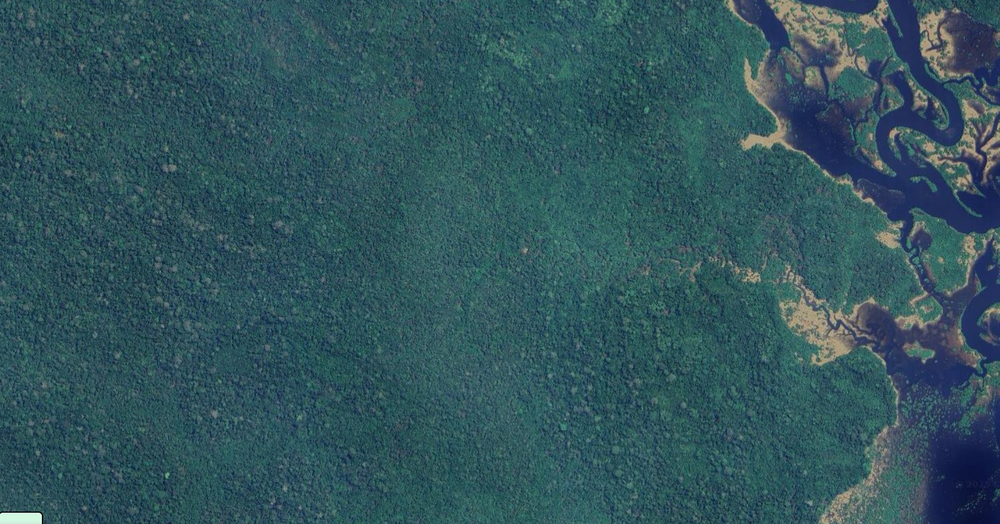
#> input picture imagens/Captura de tela 2025-05-29 094059.png, 1000 x 524 px, shrunk from 1766 x 926 before the run; its folder holds only this picture in this run
$ python main.py
#> lines starting #> are read from the running program, lines starting #| are printed output that depends on the picture; after the words box and inside, x2 and y2 are one past the last pixel; in counts of white or black regions, pixels touching at a corner belong together
import cv2
import numpy as np
import os
from concurrent.futures import ProcessPoolExecutor

PASTA_IMAGENS = "imagens"
PASTA_RESULTADOS = "resultados_agua"
os.makedirs(PASTA_RESULTADOS, exist_ok=True)

# Faixas HSV para tons de azul (comuns em água)
AZUL_BAIXO = np.array([90, 50, 50])
AZUL_ALTO = np.array([130, 255, 255])

def detectar_agua_azul(imagem_path):
    imagem_bgr = cv2.imread(imagem_path)
#> imagem_bgr is the input picture: shape (524, 1000, 3); mean B, G, R 92.4, 84.7, 50.2
    if imagem_bgr is None:
        print(f"[ERRO] Imagem inválida: {imagem_path}")
        return 0

    imagem_hsv = cv2.cvtColor(imagem_bgr, cv2.COLOR_BGR2HSV)
#> imagem_hsv: shape (524, 1000, 3); mean H, S, V 93.9, 123.5, 93.5

    # Máscara para tons de azul
    mascara_agua = cv2.inRange(imagem_hsv, AZUL_BAIXO, AZUL_ALTO)
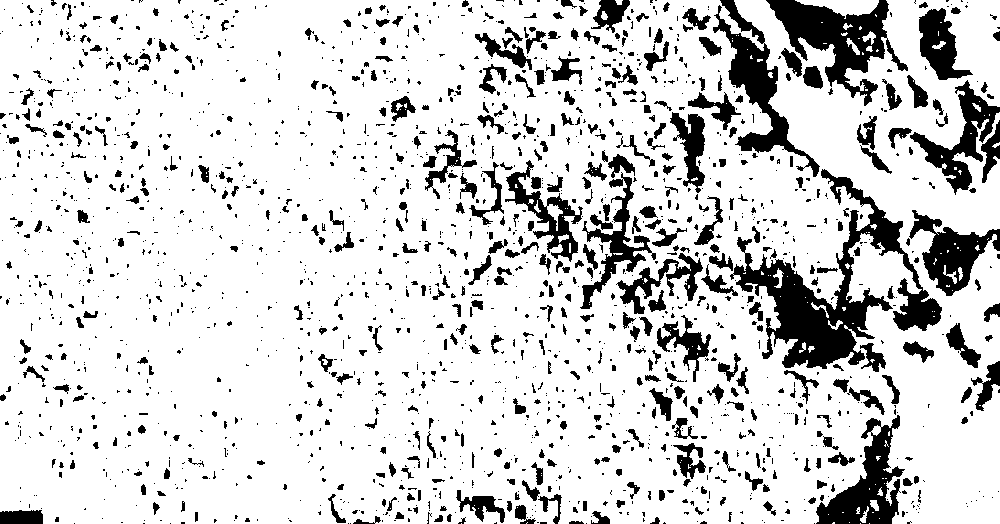
#> mascara_agua: shape (524, 1000); 83.7% white; 1956 black regions (1448 under 20 px), largest, box (x1, y1, x2, y2) and area: (730, 169, 942, 369) 11598, (766, 0, 908, 106) 5616, (713, 0, 820, 177) 4398

    total_agua = cv2.countNonZero(mascara_agua)
#> total_agua = 438400

    # Destacar as áreas de água
    resultado = cv2.bitwise_and(imagem_bgr, imagem_bgr, mask=mascara_agua)
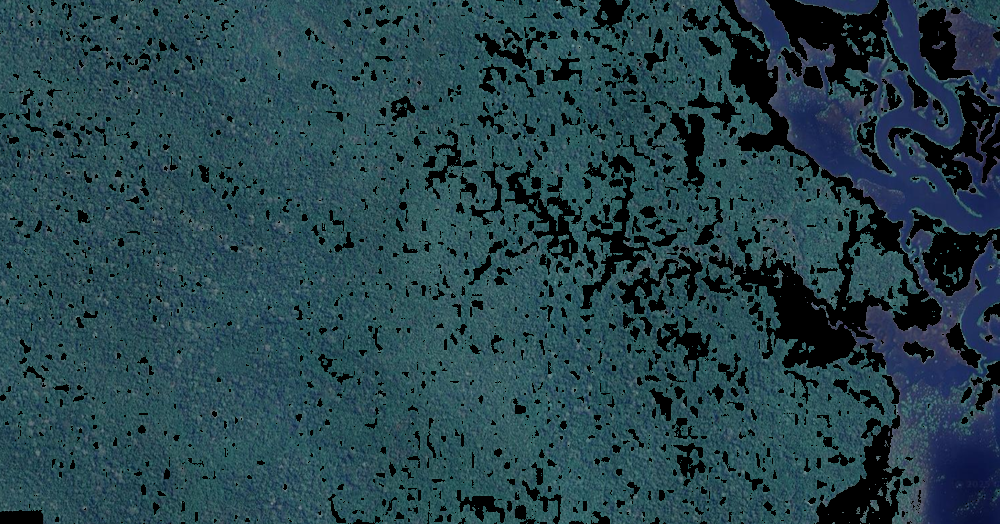
#> resultado: shape (524, 1000, 3); mean B, G, R 75.9, 67.2, 38.2
    nome_arquivo = os.path.basename(imagem_path)
    caminho_saida = os.path.join(PASTA_RESULTADOS, f"agua_{nome_arquivo}")
    cv2.imwrite(caminho_saida, resultado)

    print(f"[INFO] {nome_arquivo}: {total_agua} pixels de água detectados.")
#| [INFO] Captura de tela 2025-05-29 094059.png: 438400 pixels de água detectados.
    return total_agua

def main():
    imagens = [
        os.path.join(PASTA_IMAGENS, f)
        for f in os.listdir(PASTA_IMAGENS)
        if f.lower().endswith(('.jpg', '.jpeg', '.png'))
    ]

    with ProcessPoolExecutor() as executor:
        resultados = list(executor.map(detectar_agua_azul, imagens))
#> resultados = [438400]

    total_geral = sum(resultados)
#> total_geral = 438400
    print(f"\n💧 Total geral de áreas com água detectadas (em pixels): {total_geral}")
#| 💧 Total geral de áreas com água detectadas (em pixels): 438400

if __name__ == "__main__":
    main()

$ run again, on imagens/Captura de tela 2025-05-29 094357.png
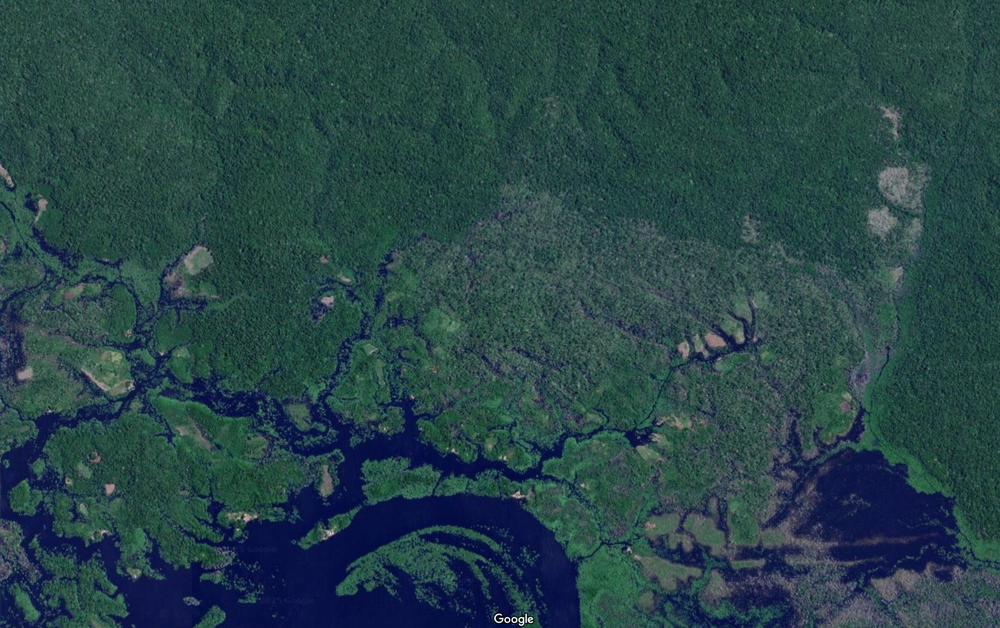
#> input picture imagens/Captura de tela 2025-05-29 094357.png, 1000 x 628 px, shrunk from 1560 x 979 before the run
#> in detectar_agua_azul, imagem_bgr is the input picture: shape (628, 1000, 3); mean B, G, R 71.2, 68.1, 39.5
#> imagem_hsv: shape (628, 1000, 3); mean H, S, V 90.9, 128.5, 76.4
#> in detectar_agua_azul, `mascara_agua = cv2.inRange(imagem_hsv, AZUL_BAIXO, AZUL_ALTO)`:
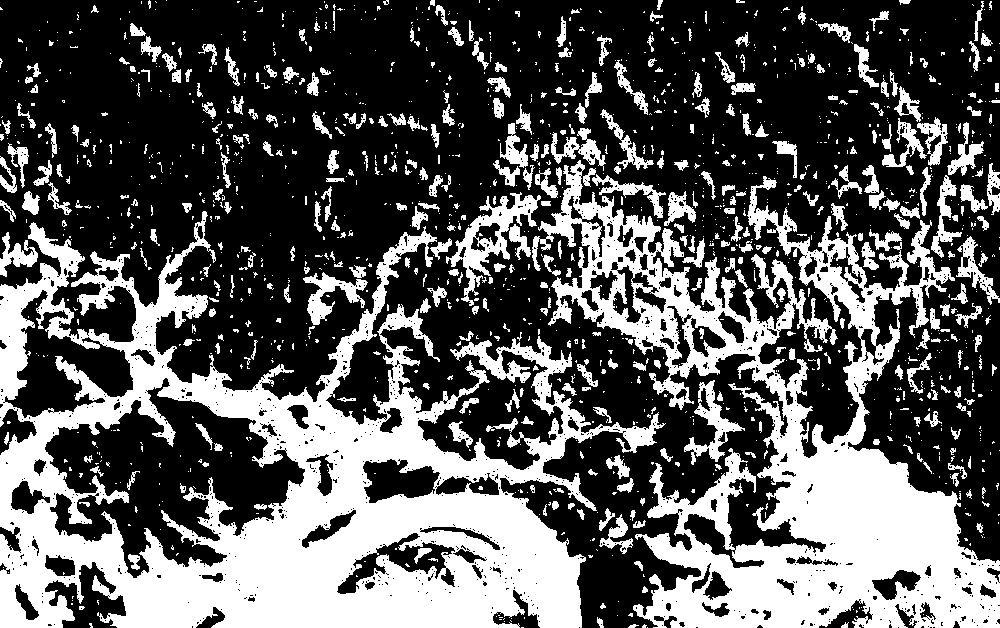
#> mascara_agua: shape (628, 1000); 35.3% white; 1483 white regions (1083 under 20 px), largest, box (x1, y1, x2, y2) and area: (0, 211, 666, 628) 103447, (532, 160, 1000, 628) 71745, (446, 192, 541, 306) 2768
#> total_agua = 221561
#> in detectar_agua_azul, `resultado = cv2.bitwise_and(imagem_bgr, imagem_bgr, mask=mascara_agua)`:
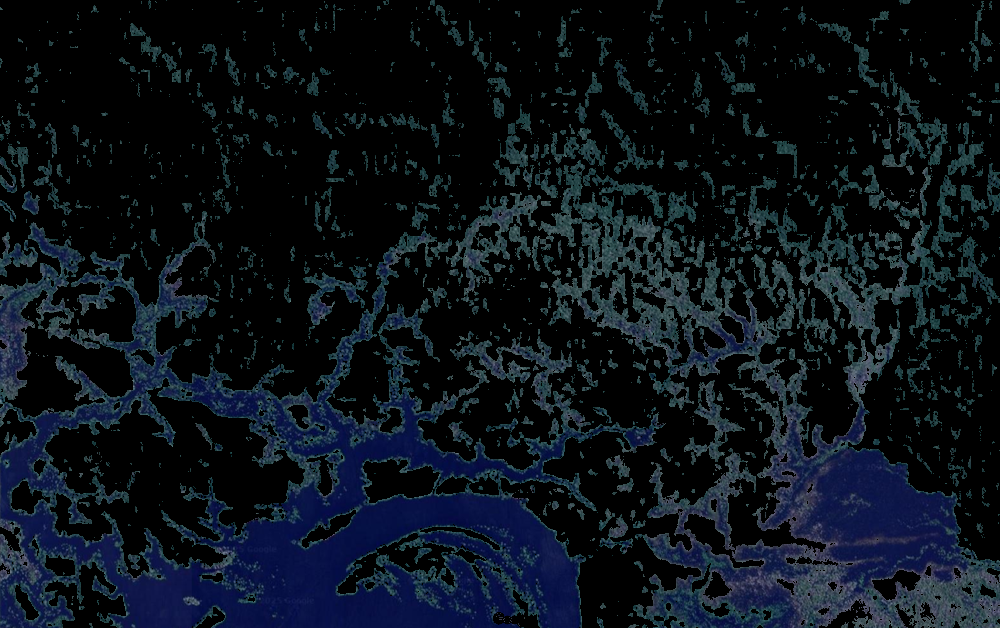
#> resultado: shape (628, 1000, 3); mean B, G, R 26.1, 18.1, 11.4
#| [INFO] Captura de tela 2025-05-29 094357.png: 221561 pixels de água detectados.
#> resultados = [221561]
#> total_geral = 221561
#| 💧 Total geral de áreas com água detectadas (em pixels): 221561

$ run again, on imagens/Captura de tela 2025-06-02 085845.png
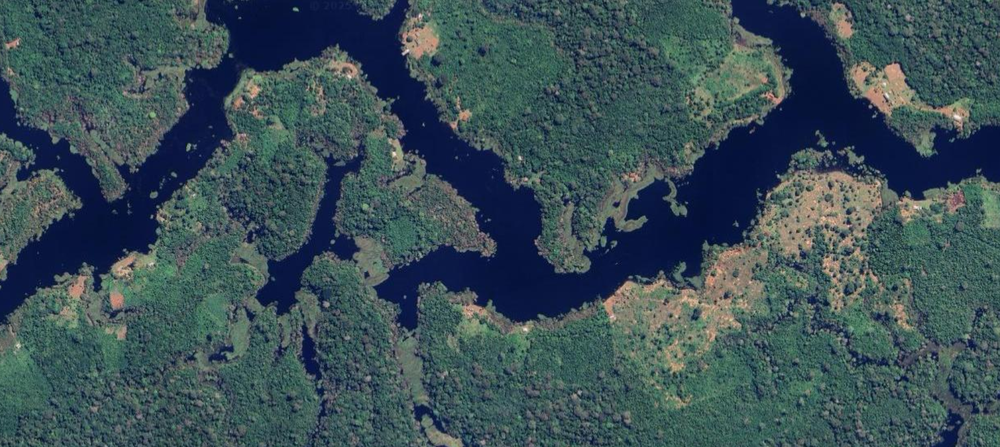
#> input picture imagens/Captura de tela 2025-06-02 085845.png, 1000 x 447 px, shrunk from 1737 x 777 before the run
#> in detectar_agua_azul, imagem_bgr is the input picture: shape (447, 1000, 3); mean B, G, R 86.4, 80.1, 59.8
#> imagem_hsv: shape (447, 1000, 3); mean H, S, V 89.4, 106.3, 91.4
#> in detectar_agua_azul, `mascara_agua = cv2.inRange(imagem_hsv, AZUL_BAIXO, AZUL_ALTO)`:
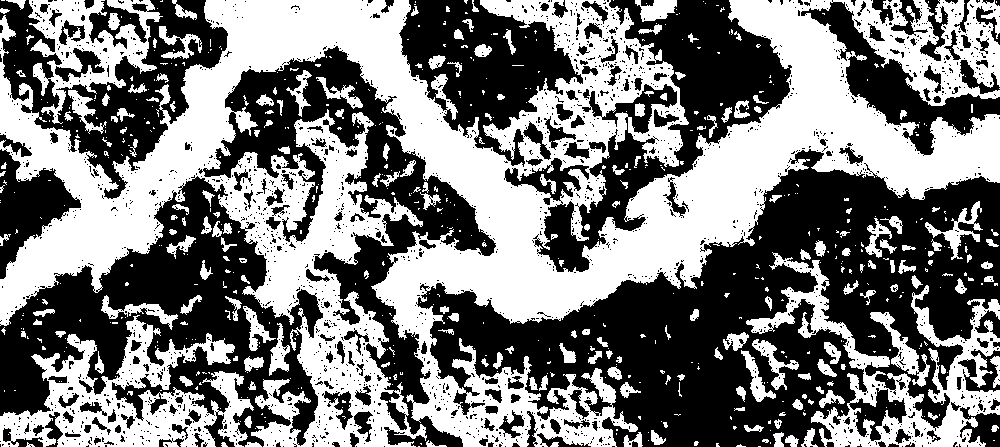
#> mascara_agua: shape (447, 1000); 48% white; 649 white regions (448 under 20 px), largest, box (x1, y1, x2, y2) and area: (0, 0, 1000, 447) 160856, (0, 315, 254, 447) 13954, (746, 252, 1000, 447) 12115
#> total_agua = 214730
#> in detectar_agua_azul, `resultado = cv2.bitwise_and(imagem_bgr, imagem_bgr, mask=mascara_agua)`:
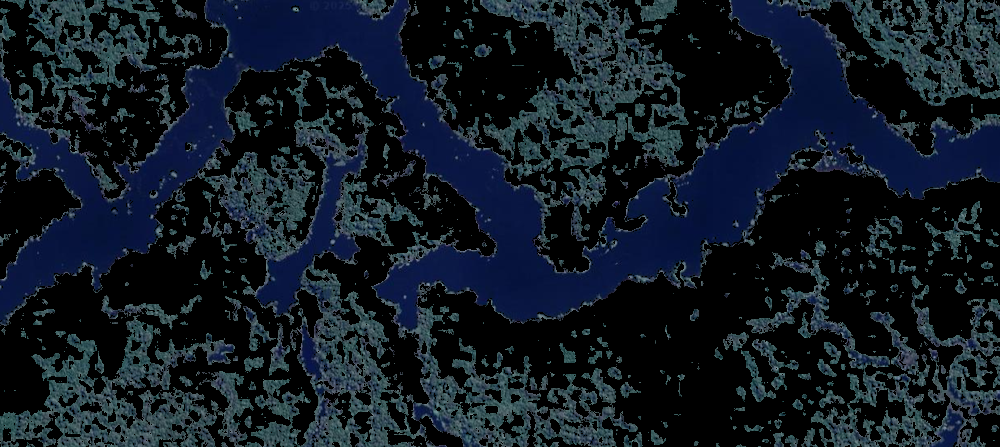
#> resultado: shape (447, 1000, 3); mean B, G, R 36.7, 26.5, 17.5
#| [INFO] Captura de tela 2025-06-02 085845.png: 214730 pixels de água detectados.
#> resultados = [214730]
#> total_geral = 214730
#| 💧 Total geral de áreas com água detectadas (em pixels): 214730
